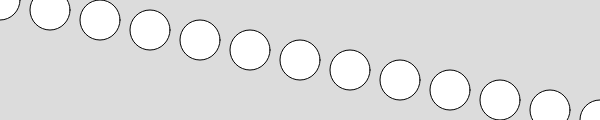
Frame 1 (no input)
Frame 60 (no input): identical to frame 1, image omitted
Frame 120 (the mouse pressed at the canvas centre since frame 60): identical to frame 1, image omitted

The p5.js sketch that drew this single still picture (run headless with seeded random() and noise() and a simulated clock; from frame 60 on, the mouse is pressed at the canvas centre):

// p5.js sketch
// ── sketch.js
function setup() {
  createCanvas(600, 120);
}
function draw() {
  background(220);

  //for(initialize;condition;increment)
  for(y=0;y<=height;y=y+10){//increment y by 10 so that more shapes are visible

  //multiply the x value by 5 so that the horizonal spacing is 5 times greater than veritcal
	ellipse(y*5,y,40,40); //draw an ellipse at the y AND x-location of the variable y

	}
}
